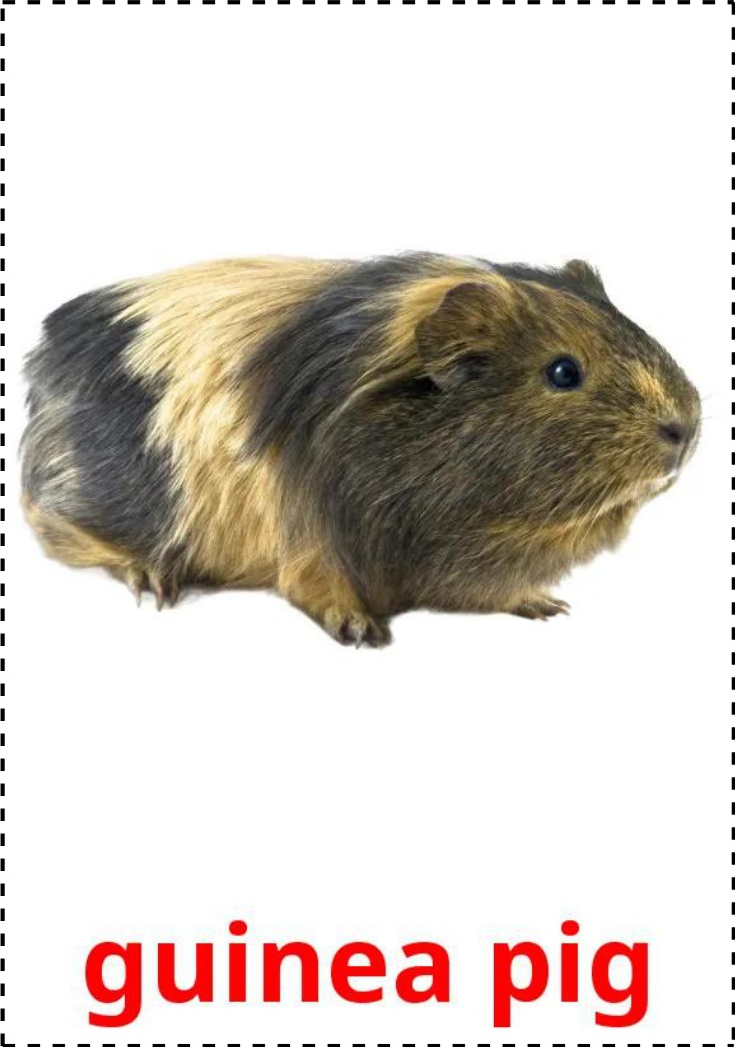
#> input picture 1 (10).jpg, 735 x 1047 px; its folder holds only this picture in this run
$ python combine.py
#> lines starting #> are read from the running program, lines starting #| are printed output that depends on the picture
import os
from PIL import Image, ImageDraw
from tqdm import tqdm
from math import ceil
from natsort import natsorted

# ПАРАМЕТРЫ
DPI = 365
PAGE_SIZE = "A4"  # варианты: "A4", "A5", "A6"
ORIENTATION = "portrait"  # "portrait" или "landscape"
MARGIN_CM = 0.25
SPACING_CM = 0
OUTPUT_FILE = "output.pdf"

# РАЗМЕРЫ СТРАНИЦ В СМ
PAGE_SIZES_CM = {
    "A4": (21.0, 29.7),
    "A5": (14.8, 21.0),
    "A6": (10.5, 14.8)
}

MARGIN_PX = int(MARGIN_CM * DPI / 2.54)
SPACING_PX = int(SPACING_CM * DPI / 2.54)

page_width_cm, page_height_cm = PAGE_SIZES_CM[PAGE_SIZE]
if ORIENTATION == "landscape":
    page_width_cm, page_height_cm = page_height_cm, page_width_cm

PAGE_WIDTH_PX = int(page_width_cm * DPI / 2.54)
PAGE_HEIGHT_PX = int(page_height_cm * DPI / 2.54)

CONTENT_WIDTH_PX = PAGE_WIDTH_PX - 2 * MARGIN_PX
CONTENT_HEIGHT_PX = PAGE_HEIGHT_PX - 2 * MARGIN_PX


image_files = [file for file in os.listdir('.') if file.lower().endswith(('.png', '.jpg', '.jpeg', '.bmp', '.gif', '.tiff'))]
image_files = natsorted(image_files)  # Естественная сортировка названий файлов


images = []
for file in image_files:
    img = Image.open(file).convert("RGB")
#> img is the input picture: PIL image 735x1047 RGB; mean R, G, B 215.4, 206.7, 200
    images.append((file, img))

placed_images = []
current_page = Image.new("RGB", (PAGE_WIDTH_PX, PAGE_HEIGHT_PX), "white")
#> current_page: PIL image 3017x4267 RGB; every value is 255
draw = ImageDraw.Draw(current_page)
x, y = MARGIN_PX, MARGIN_PX
row_height = 0
pages = []

for name, img in tqdm(images, desc="Размещение изображений"):
    w, h = img.size
    if x + w > PAGE_WIDTH_PX - MARGIN_PX:
        x = MARGIN_PX
        y += row_height + SPACING_PX
        row_height = 0

    if y + h > PAGE_HEIGHT_PX - MARGIN_PX:
        pages.append(current_page)
        current_page = Image.new("RGB", (PAGE_WIDTH_PX, PAGE_HEIGHT_PX), "white")
        draw = ImageDraw.Draw(current_page)
        x, y = MARGIN_PX, MARGIN_PX
        row_height = 0

    current_page.paste(img, (x, y))
    x += w + SPACING_PX
    row_height = max(row_height, h)
#> this loop made 1 pass
#> (name, w, h, x, row_height) on pass 1: ('1 (10).jpg', 735, 1047, 770, 1047)
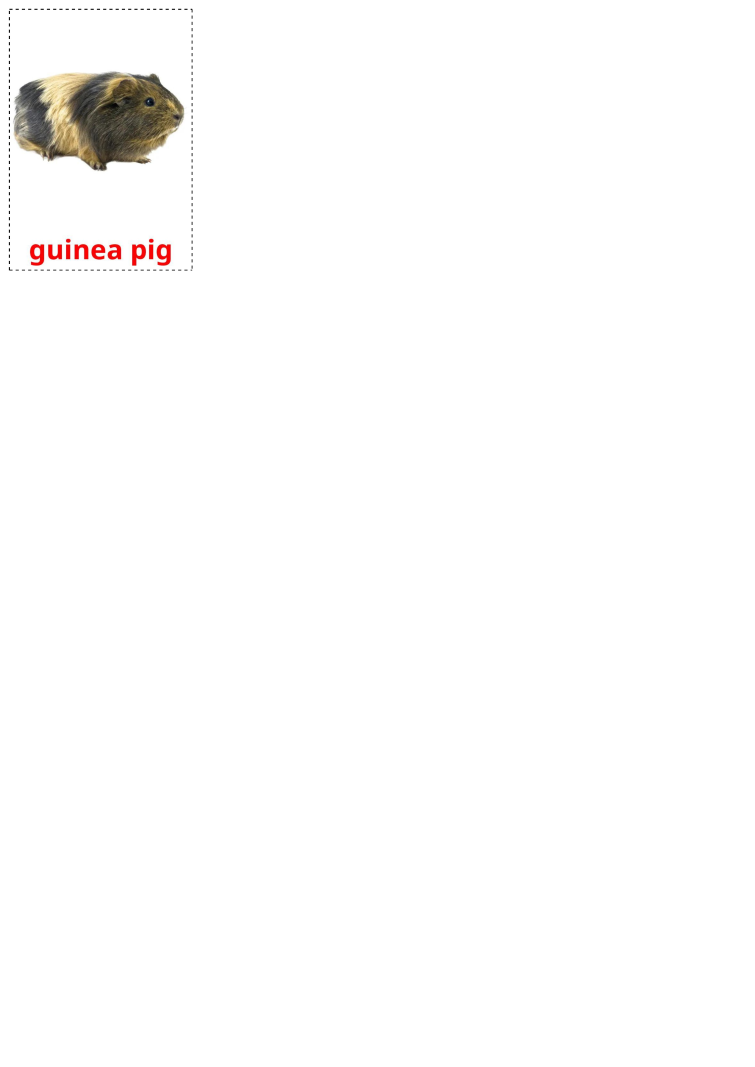
#> current_page: PIL image 3017x4267 RGB (shown at 1/4 size); mean R, G, B 252.6, 252.1, 251.7
#> after the loop, pages = []; row_height = 1047; x = 770; y = 35

pages.append(current_page)

pages[0].save(
    OUTPUT_FILE,
    save_all=True,
    append_images=pages[1:],
    resolution=DPI,
    quality=95
)

print(f"Сохранено в файл {OUTPUT_FILE}")

$ run again, on 1 (6).jpg
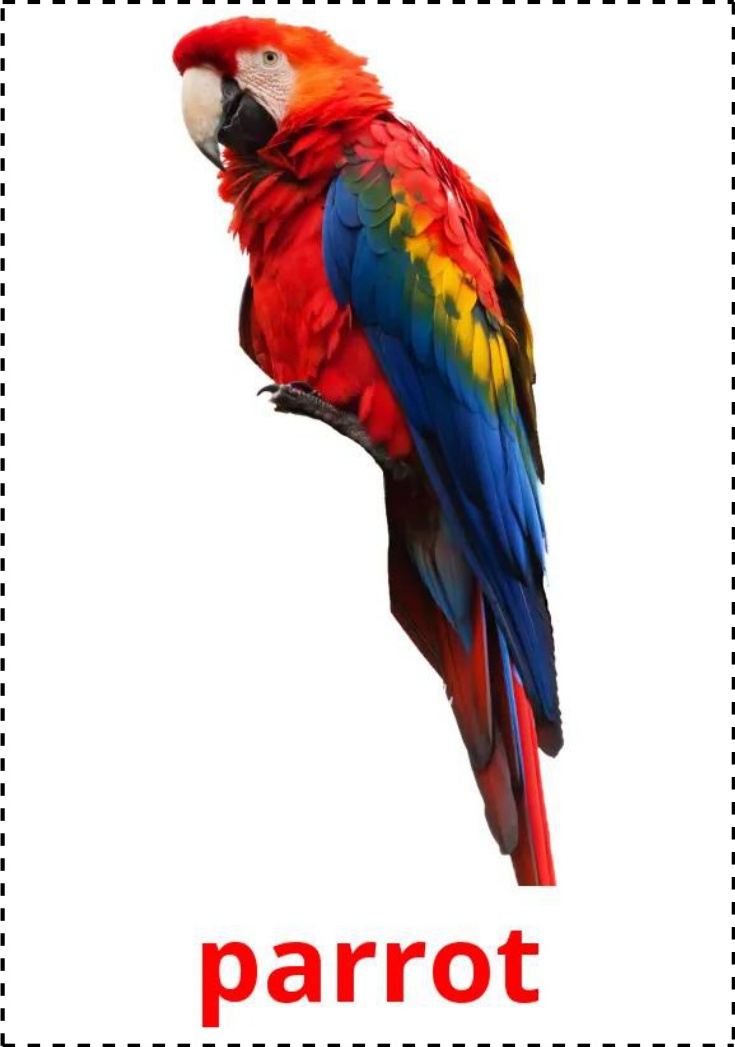
#> input picture 1 (6).jpg, 735 x 1047 px
#> img is the input picture: PIL image 735x1047 RGB; mean R, G, B 223.2, 208, 208
#> the loop `for name, img in tqdm(images, desc="Размещение изображений"):` made 1 pass
#> (name, w, h, x, row_height) on pass 1: ('1 (6).jpg', 735, 1047, 770, 1047)
#> after the loop `for name, img in tqdm(images, desc="Размещение изображений"):`:
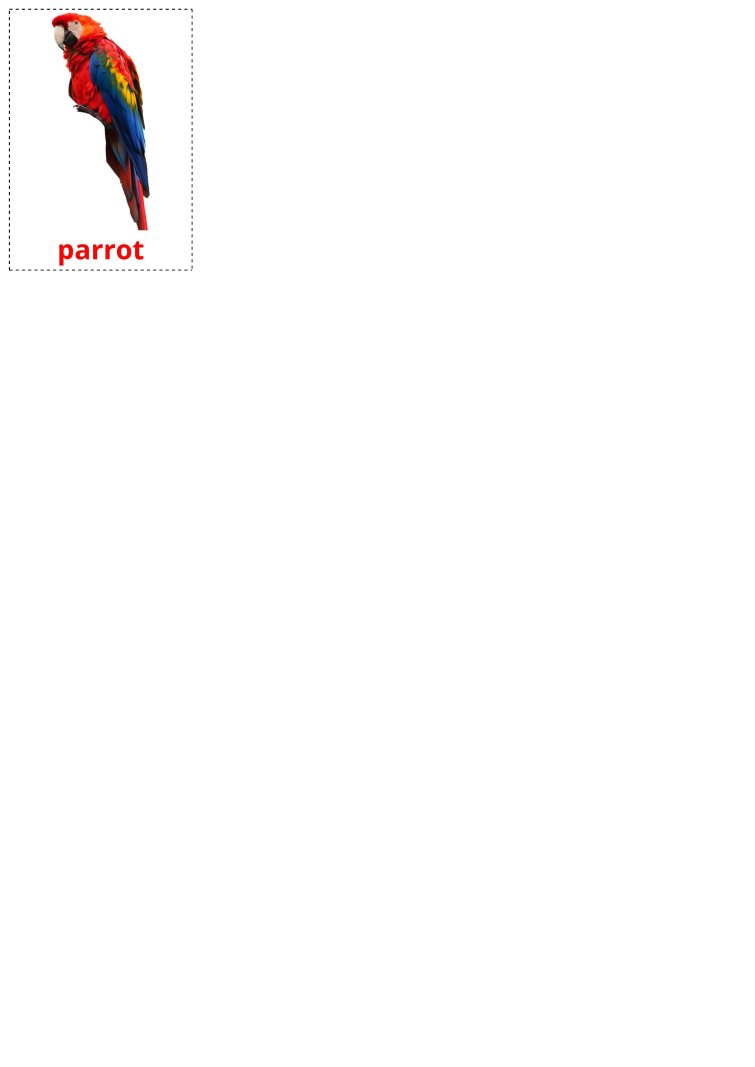
#> current_page: PIL image 3017x4267 RGB (shown at 1/4 size); mean R, G, B 253.1, 252.2, 252.2
#> after the loop `for name, img in tqdm(images, desc="Размещение изображений"):`: pages = []; row_height = 1047; x = 770; y = 35

$ run again, on 1 (7).jpg
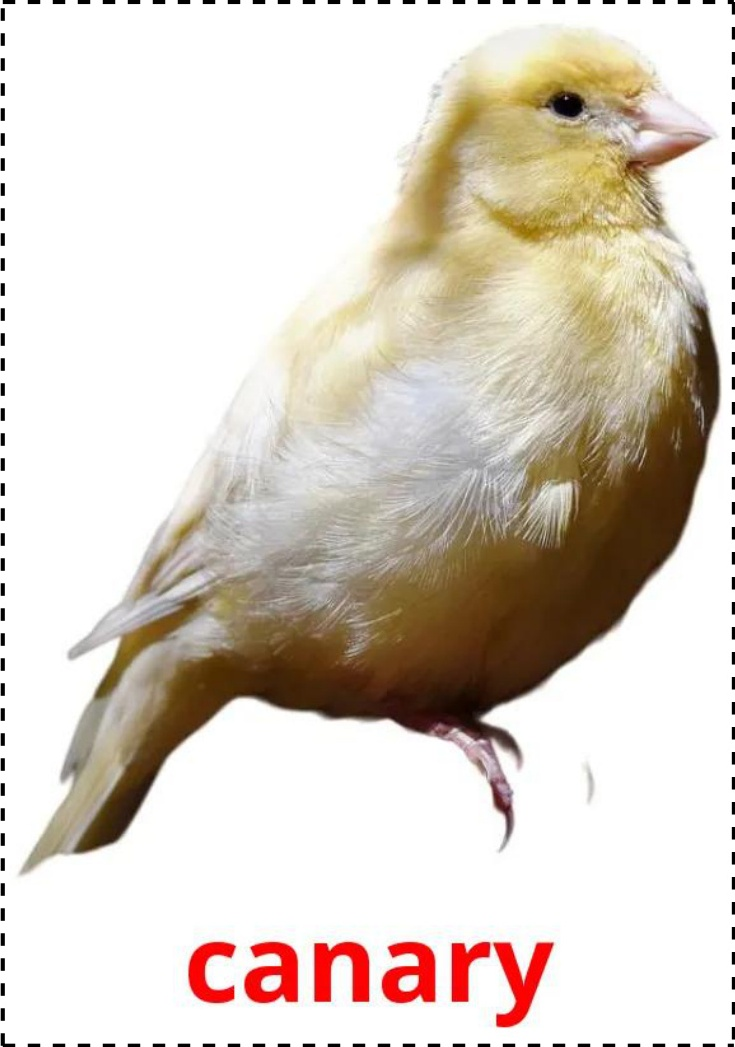
#> input picture 1 (7).jpg, 735 x 1047 px
#> img is the input picture: PIL image 735x1047 RGB; mean R, G, B 218.3, 209, 198.4
#> the loop `for name, img in tqdm(images, desc="Размещение изображений"):` made 1 pass
#> (name, w, h, x, row_height) on pass 1: ('1 (7).jpg', 735, 1047, 770, 1047)
#> after the loop `for name, img in tqdm(images, desc="Размещение изображений"):`:
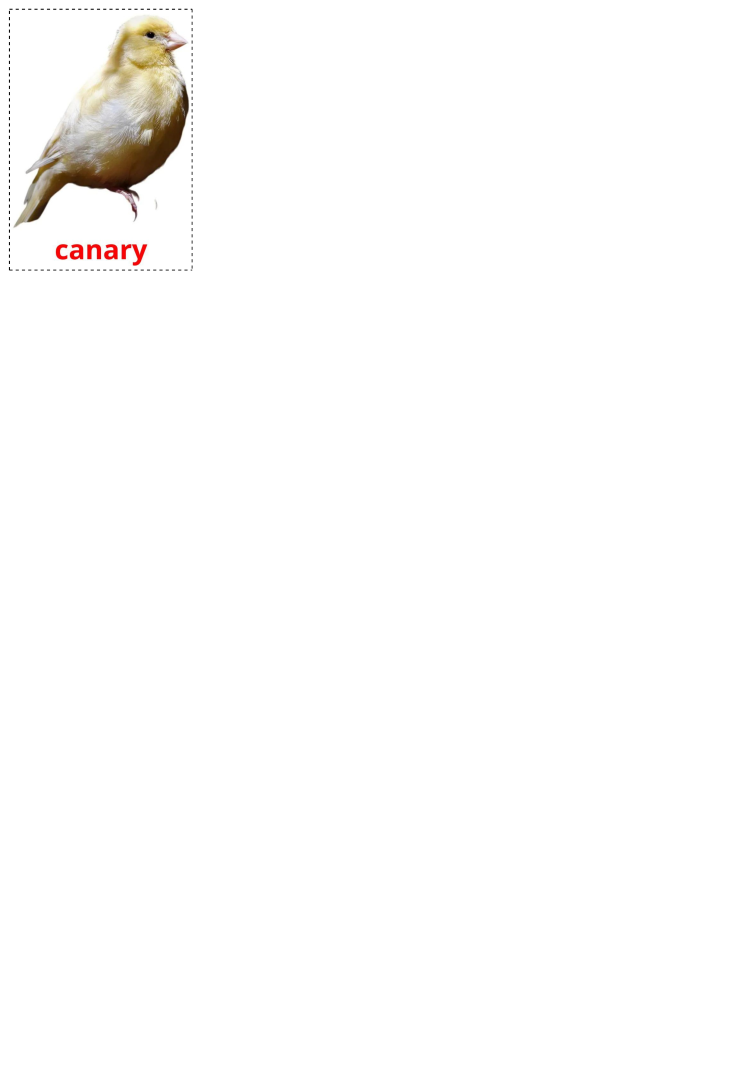
#> current_page: PIL image 3017x4267 RGB (shown at 1/4 size); mean R, G, B 252.8, 252.2, 251.6
#> after the loop `for name, img in tqdm(images, desc="Размещение изображений"):`: pages = []; row_height = 1047; x = 770; y = 35

$ run again, on 1 (9).jpg
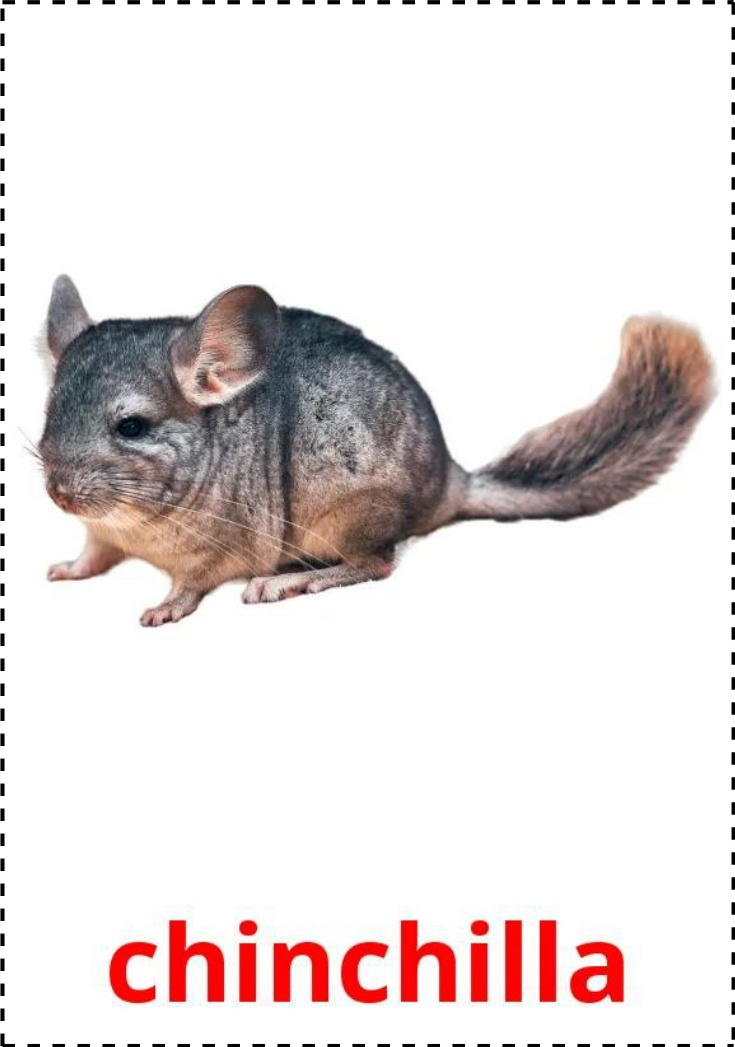
#> input picture 1 (9).jpg, 735 x 1047 px
#> img is the input picture: PIL image 735x1047 RGB; mean R, G, B 230.4, 222.6, 222
#> the loop `for name, img in tqdm(images, desc="Размещение изображений"):` made 1 pass
#> (name, w, h, x, row_height) on pass 1: ('1 (9).jpg', 735, 1047, 770, 1047)
#> after the loop `for name, img in tqdm(images, desc="Размещение изображений"):`:
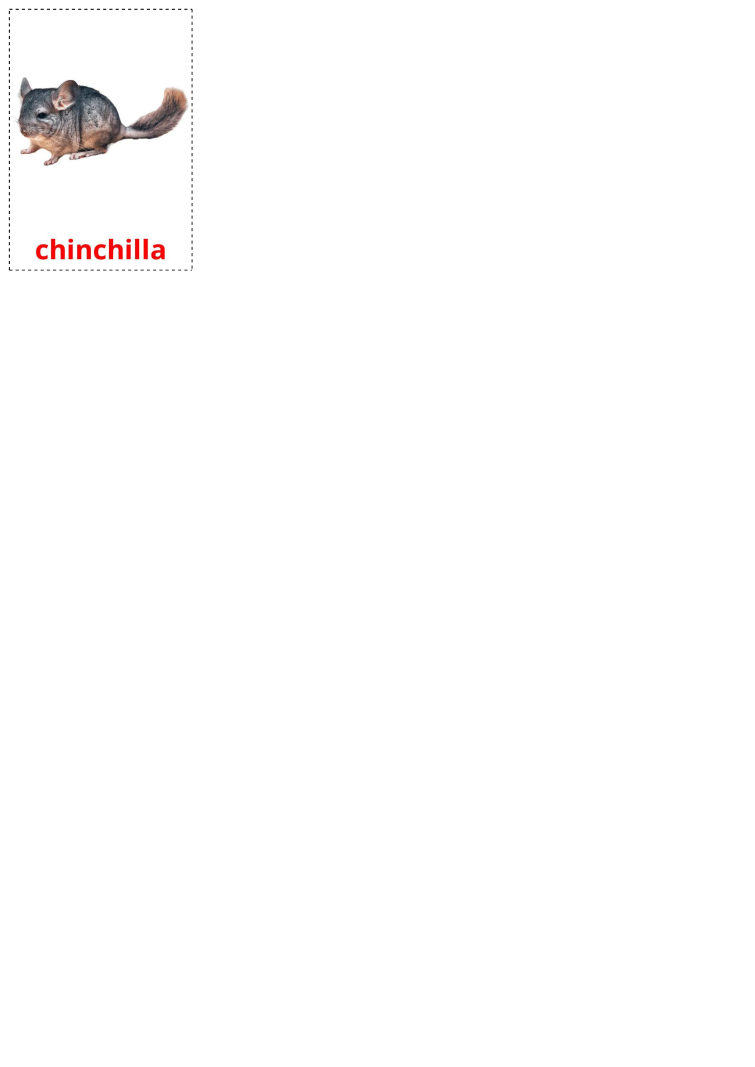
#> current_page: PIL image 3017x4267 RGB (shown at 1/4 size); mean R, G, B 253.5, 253.1, 253
#> after the loop `for name, img in tqdm(images, desc="Размещение изображений"):`: pages = []; row_height = 1047; x = 770; y = 35

$ run again, on 1 (11).jpg
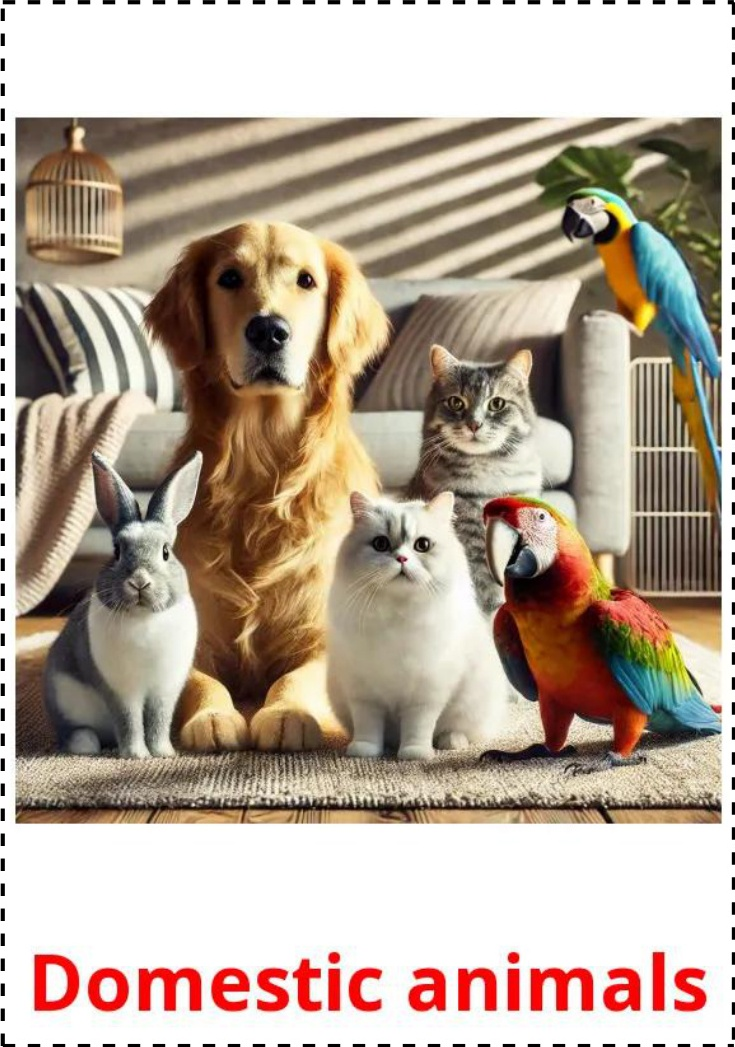
#> input picture 1 (11).jpg, 735 x 1047 px
#> img is the input picture: PIL image 735x1047 RGB; mean R, G, B 183.9, 168.4, 153.1
#> the loop `for name, img in tqdm(images, desc="Размещение изображений"):` made 1 pass
#> (name, w, h, x, row_height) on pass 1: ('1 (11).jpg', 735, 1047, 770, 1047)
#> after the loop `for name, img in tqdm(images, desc="Размещение изображений"):`:
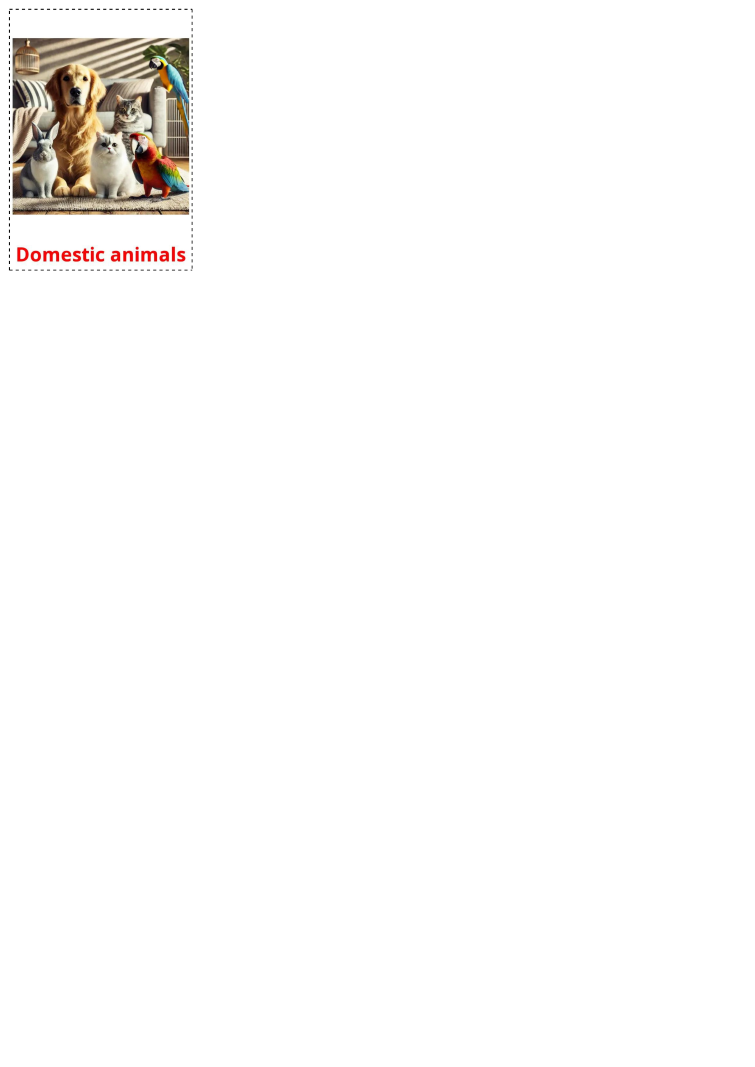
#> current_page: PIL image 3017x4267 RGB (shown at 1/4 size); mean R, G, B 250.8, 249.8, 248.9
#> after the loop `for name, img in tqdm(images, desc="Размещение изображений"):`: pages = []; row_height = 1047; x = 770; y = 35
